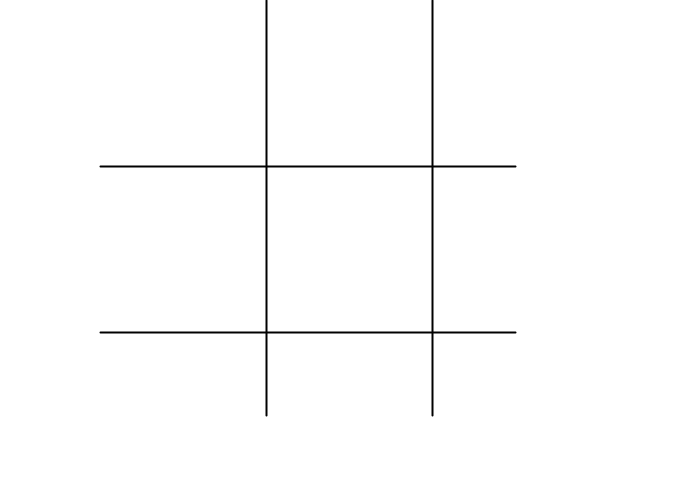
Frame 1 (no input)
Frame 60 (the mouse pressed at the canvas centre just before this capture): identical to frame 1, image omitted
Frame 120 (the mouse held since frame 60 and released just before this capture): identical to frame 1, image omitted

The Processing sketch that drew this single still picture (run headless with seeded random() and noise(); from frame 60 on, the mouse is pressed at the canvas centre):

// Processing sketch: TicTacToe
// ── TicTacToe.pde
// Tic Tac Toe
int[] board = new int[9]; // 0 = empty, 1 = X, 2 = O
int currentPlayer = 1; // 1 = X, 2 = O
int cellSize; // Size of each cell, calculated dynamically
float[] divX = new float[6];
float[] divY = new float[6];
float divWidth;
float divHeight;

void setup() {
  // fullScreen(); // Use the full screen
  size(700, 500);
  int appWidth = width; // displayWidth
  int appHeight = height; // displayHeight
  int shorterSide = (appWidth > appHeight) ? appHeight : appWidth;
  cellSize = shorterSide / 3; // Calculate cell size based on screen width

  // Creating the Board
  float widthPadding = (appWidth - shorterSide) / 2;
  divWidth = divHeight = shorterSide / 6;

  // Initialize divX
  for (int i = 0; i < divX.length; i++) {
    divX[i] = widthPadding + i * divWidth;
  }

  // Initialize divY
  for (int i = 0; i < divY.length; i++) {
    divY[i] = i * divHeight;
  }
}

void draw() {
  background(255); // White background
  stroke(0); // Black lines
  strokeWeight(2);

  // Draw the grid
  for (int i = 1; i < 3; i++) {
    // Vertical lines
    line(divX[i * 2], divY[0], divX[i * 2], divY[5]);
    // Horizontal lines
    line(divX[0], divY[i * 2], divX[5], divY[i * 2]);
  }

  // Draw the Xs and Os
  for (int i = 0; i < board.length; i++) {
    int row = i / 3;
    int col = i % 3;
    float x = divX[col * 2 + 1];
    float y = divY[row * 2 + 1];

    if (board[i] == 1) {
      drawX(x, y);
    } else if (board[i] == 2) {
      drawO(x, y);
    }
  }
}

void drawX(float x, float y) {
  float offset = cellSize * 0.3;
  line(x - offset, y - offset, x + offset, y + offset);
  line(x + offset, y - offset, x - offset, y + offset);
}

void drawO(float x, float y) {
  float radius = cellSize * 0.3;
  ellipse(x, y, radius * 2, radius * 2);
}
// ── TicTacToe_Section2.pde
//Variables
/*
int[] board = new int[9]; // 0 = empty, 1 = X, 2 = O
int currentPlayer = 1; // 1 = X, 2 = O
int cellSize; // Size of each cell, calculated dynamically

void setup() {
  //fullScreen(); // Use the full screen
  size(700, 500);
  int appWidth = width; //displayWidth
  int appHeight = height; //displayHeight
  int shorterSide = ( appWidth > appHeight ) ? appHeight : appWidth ;
  cellSize = shorterSide / 3; // Calculate cell size based on screen width
  //Creating the Board, with Scoreboard
  int padding;
  if ( appWidth > appHeight ) {
    padding = ( appWidth*1/2 - cellSize*3) / 2 ;
    
  } else {
  }
  noLoop();
}

void draw() {
  background(255);
  drawGrid();
  drawMarks();
}

void drawGrid() {
  stroke(0);
  for (int i = 1; i < 3; i++) {
    line(i * cellSize, 0, i * cellSize, height); // Vertical lines
    line(0, i * cellSize, width, i * cellSize); // Horizontal lines
  }
}

void drawMarks() {
  textAlign(CENTER, CENTER);
  textSize(cellSize / 2); // Adjust text size dynamically
  for (int i = 0; i < 9; i++) {
    int row = i / 3;
    int col = i % 3;
    if (board[i] == 1) {
      text("X", col * cellSize + cellSize / 2, row * cellSize + cellSize / 2);
    } else if (board[i] == 2) {
      text("O", col * cellSize + cellSize / 2, row * cellSize + cellSize / 2);
    }
  }
}

void mousePressed() {
  int col = mouseX / cellSize;
  int row = mouseY / cellSize;
  int index = row * 3 + col;

  if (col < 3 && row < 3 && board[index] == 0) {
    board[index] = currentPlayer;
    currentPlayer = 3 - currentPlayer; // Switch player
    redraw();
  }
}
*/
